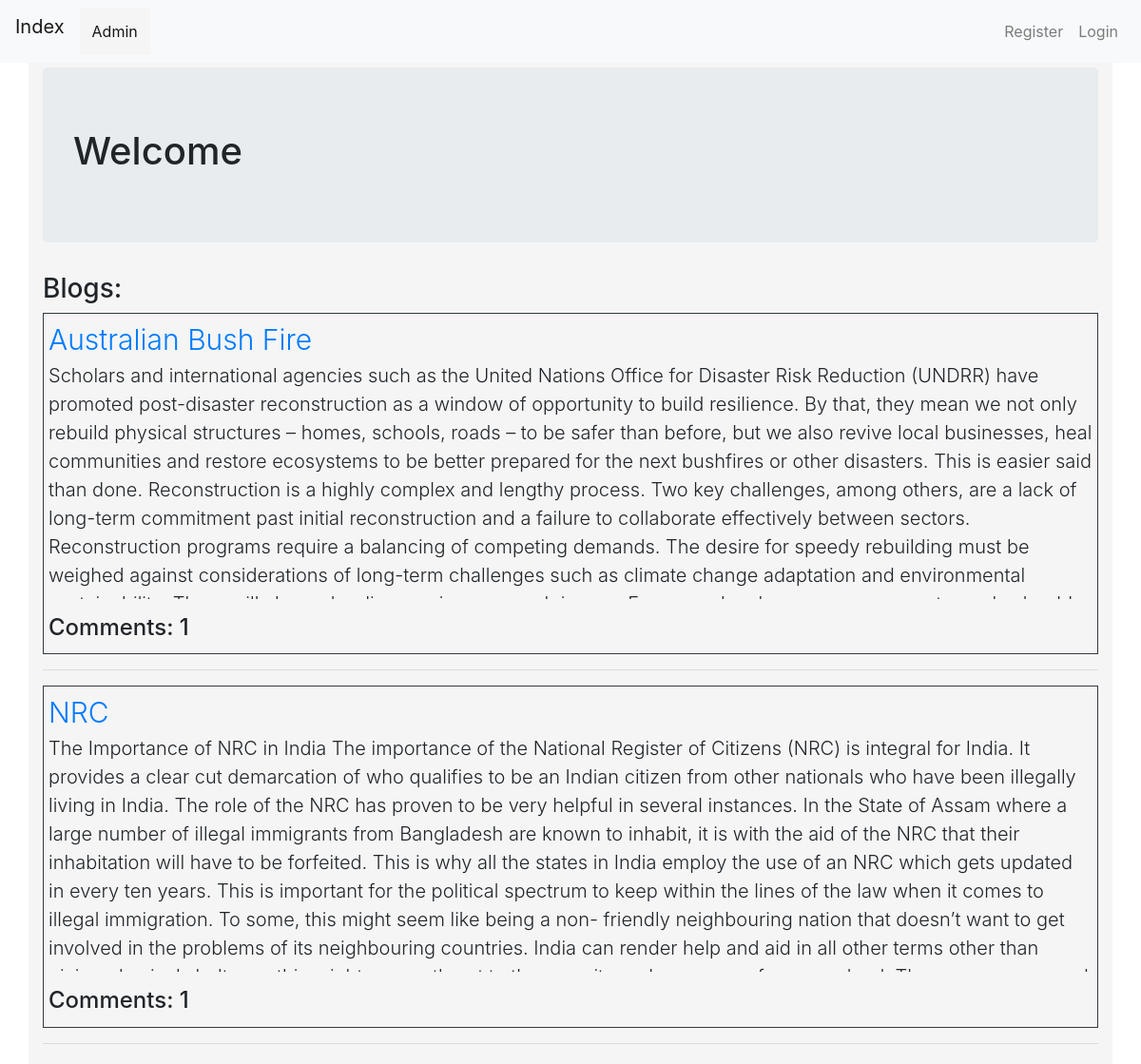
The page / on the database its author committed.
### blog/models.py (models this page shows, shortened)
class CreateBlog(models.Model):
    user = models.ForeignKey(User, on_delete=models.CASCADE, related_name='user_create_blog')
    title = models.TextField()
    blog = models.TextField()
    date = models.DateTimeField(default=timezone.now())
    objects = models.Manager()

### blog/views.py (the view)
# urls.py: path('', views.BlogListView.as_view(), name='index'),
class BlogListView(ListView):
    model = CreateBlog
    template_name = 'index.html'
    context_object_name = 'blogs'
    def get_queryset(self):
        return CreateBlog.objects.filter(date__lte=timezone.now()).order_by('-date')

### blog/templates/blog/index.html (shortened to what this page needs)
{% extends 'base.html' %}
{% block body %}
    <div class="jumbotron lead">
       <h1> Welcome {{user.username}}</h1>
     </div>
    {%  if blogs %}
    <h3>Blogs: </h3>
    {% for blog in blogs %}
    <div class="border border-dark" >
        <a style="font-size: 30px;" href="{% url 'blog:blog_detail' pk=blog.pk %}" class="lead" > {{blog.title}} </a>
        <p class="lead" style=" height: 250px;overflow-y: auto;"> {{blog.blog}} </p>
        <h4>Comments: {{blog.comments.count}}</h4>
        </div>
        <hr>
    {% endfor %}
    {% else %}
    <h2 >No Blogs Yet</h2>
    <h3 class="lead" >Create Your <a href="{% url 'blog:createBlog' %}" >First Blog </a></h3>
    {% endif %}
{% endblock %}

### blog/static/css/style.css (style rules this page uses)
div { background-color: whitesmoke; padding: 5px; }

### rows shown on the page
CreateBlog: title "Australian Bush Fire", blog "Scholars and international agencies such as the United Nations Office for Disaster Risk Reduction (UNDRR) have promoted post-disaster reconstruction as a window of opportunity to build resilience. By that, they mean we not only rebuild physical structures – homes, schools, roads – to be safer than before, but we also revive local businesses, heal communities and restore ecosystems to be better prepared for the next bushfires or other disasters. This is easier said than done. Reconstruction is a highly complex and lengthy process. Two key challenges, among others, are a lack of long-term commitment past initial reconstruction and a failure to collaborate effectively between sectors.…", comments.count "1"
CreateBlog: title "NRC", blog "The Importance of NRC in India The importance of the National Register of Citizens (NRC) is integral for India. It provides a clear cut demarcation of who qualifies to be an Indian citizen from other nationals who have been illegally living in India. The role of the NRC has proven to be very helpful in several instances. In the State of Assam where a large number of illegal immigrants from Bangladesh are known to inhabit, it is with the aid of the NRC that their inhabitation will have to be forfeited. This is why all the states in India employ the use of an NRC which gets updated in every ten years. This is important for the political spectrum to keep within the lines of the law when it…", comments.count "1"
